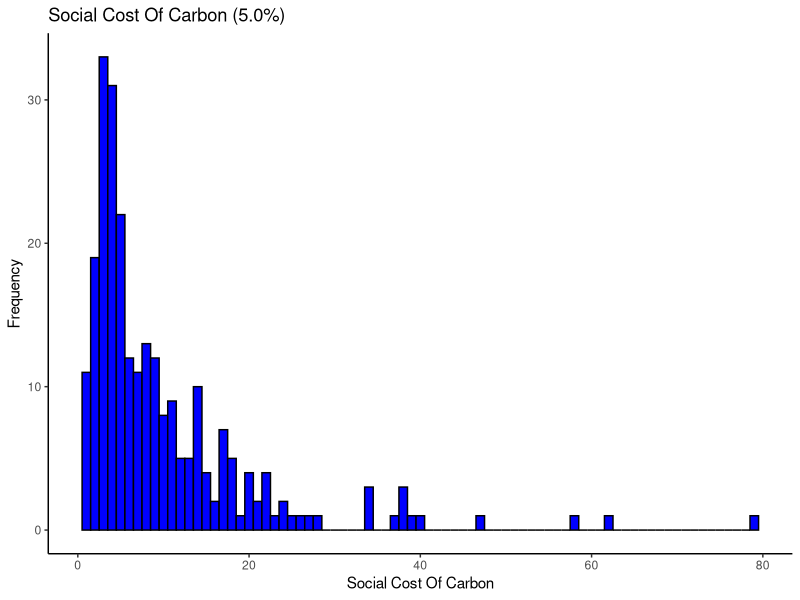
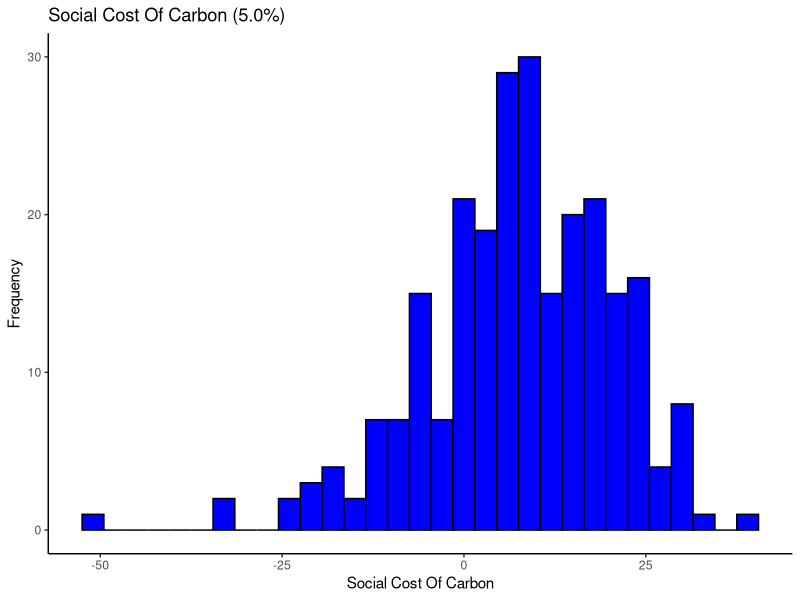
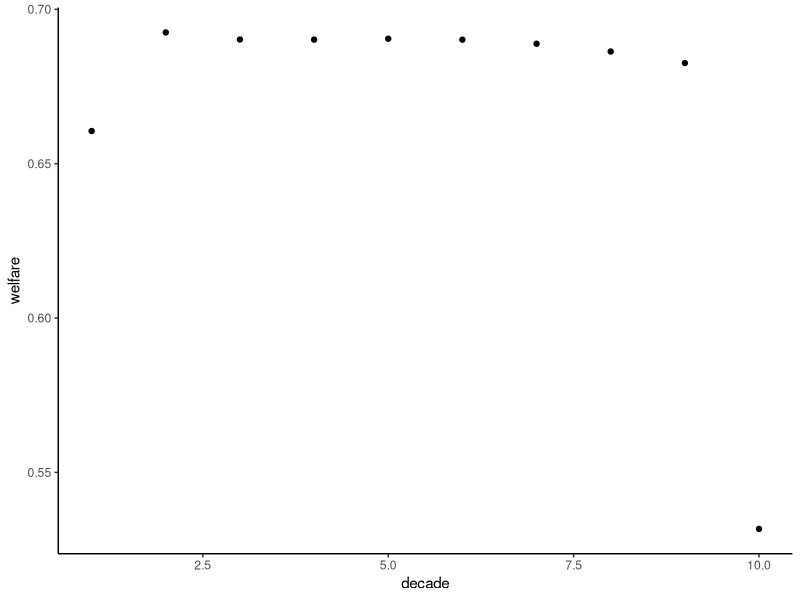
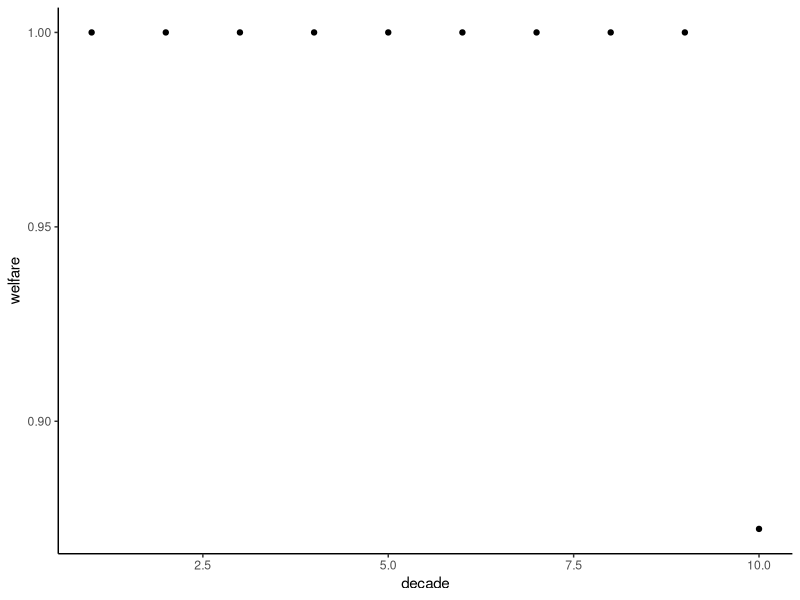
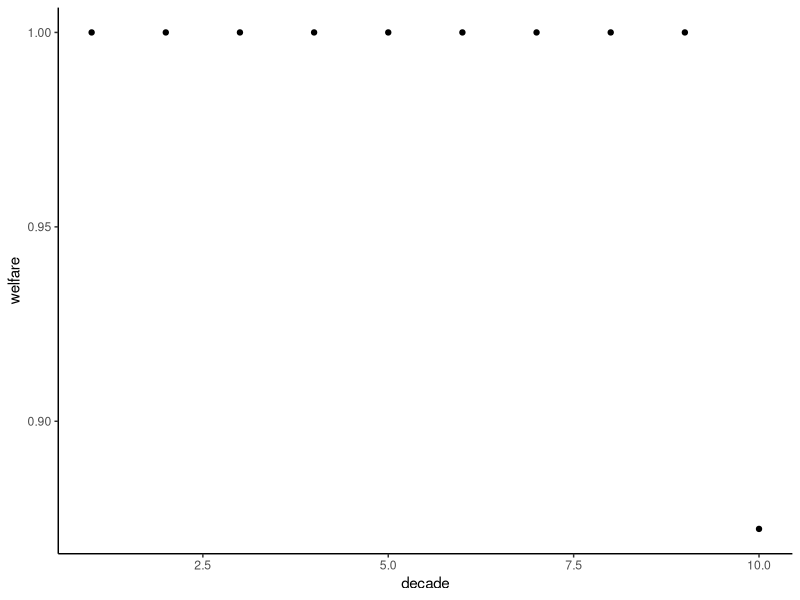
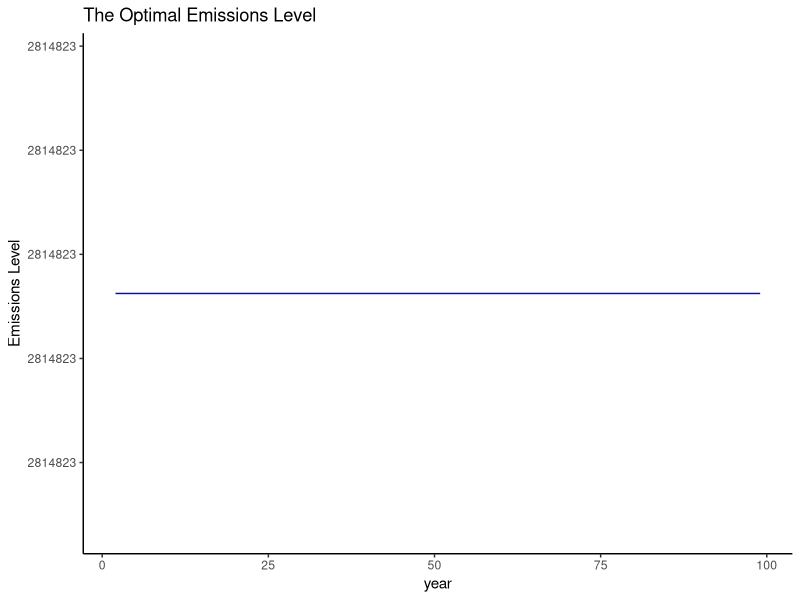

Here is the R script that generated these plots, in order:
## ---- chunk 1
knitr::opts_chunk$set(echo = TRUE)
## ---- chunk 2
library(tidyverse)
## ---- chunk 3
############################ START OF IAM FUNCTION ############################ 


    toy_IAM_SCC<-function(p_damage, p_climSens, p_discount) {


 
      
      
#######  Part 0a: Fixed Model parameters ###### 
    p_numSCC<-c(2)
    p_years<-c(291)

    # Fixed Economic parameters (LEAVE THIS ALONE FOR NOW)
    p_abatePct<-matrix(0,p_years) # zero abatement   
    p_abate<-c(.03)
    p_emInt_g<-c(-.005) # default at -.005
    p_enInt_g<-c(-.01) # default at -.01
    p_pop_g<-c(0.01) # default at .01   
    p_capShare<-c(.3) #default at .3
    p_capDep<-c(.1) #default at .1
    p_saving<-c(.22) #default at .22
    p_TFP_g<-c(.005)  #defult .005
    p_abateE<-c(2) #default 2
    
    # Fixed climate parameters (LEAVE THIS ALONE FOR NOW)
    p_carDecay<-400 #default 400
    p_climDelay<-c(.015) #default .015



###### Part 0b: Initial conditions (in 2010) ###### 
    

    # Economic
    ic_pop<-c(6900) # in millions
    ic_enInt<-c(5.98) # in EJ/$trill
    ic_emInt<-c(68.27) # in Mt CO2 /EJ            
    ic_K<-c(139.65) # $trill   
    ic_TFP<-c(.03)

    # Climate
    ic_preCO2<-c(275) # ppm
    ic_nowCO2<-c(380) # ppm
    ic_T<-c(0.8) # degree C above preindustrial


   # creating empty matrix
    year<-matrix(0,p_years,p_numSCC)    
    pop<-matrix(0, p_years,p_numSCC)
    enInt<-matrix(0, p_years,p_numSCC)
    emInt<-matrix(0, p_years,p_numSCC)    
    TFP<-matrix(0, p_years,p_numSCC)
    Y_gross<-matrix(0, p_years,p_numSCC)
    Y_netAbate<-matrix(0, p_years,p_numSCC)
    K<-matrix(0, p_years,p_numSCC)
    gdppc<-matrix(0, p_years,p_numSCC)
    CO2ppm<-matrix(0, p_years,p_numSCC)
    em_MtCO2<-matrix(0,p_years,p_numSCC)
    em_ppm<-matrix(0,p_years,p_numSCC)
    damageCost<-matrix(0,p_years,p_numSCC)
    Y_net<-matrix(0,p_years,p_numSCC)
    C<-matrix(0,p_years,p_numSCC)
    C_pc<-matrix(0,p_years,p_numSCC)
    Teq<-matrix(0,p_years,p_numSCC)
    T<-matrix(0,p_years,p_numSCC)
    em_SCC<-matrix(0,p_years, p_numSCC)
    abateCost<-matrix(0,p_years,p_numSCC)
    abateShare<-matrix(0,p_years,p_numSCC)
    climateShare<-matrix(0,p_years,p_numSCC)
    SCC<-matrix(0, p_numSCC)
    utility<-matrix(0,p_years,p_numSCC)
    welfare<-matrix(0,p_numSCC)
 
    
# looping over for SCC 
for (c in 1:p_numSCC) {

    # adding marginal emissions
    
    em_SCC[2,c]<-(c-1)/1e6
 
  
    ############################ Part 1a: economic model ################################## 
    ####### Part 1a: Getting exogenous changes in population, energy intensity, emissions intensity, TFP####### 

    # initializing for first period
    year[1,c]<-2010
    pop[1,c]<-ic_pop
    enInt[1,c]<-ic_enInt    
    emInt[1,c]<-ic_emInt
    TFP[1,c]<-ic_TFP

    # looping over future periods
    for (j in 2:p_years) {
      year[j,c]<-year[j-1,c]+1
      pop[j,c]=pop[j-1,c]*(1+p_pop_g)
      enInt[j,c]=enInt[j-1,c]*(1+p_enInt_g)
      emInt[j,c]=emInt[j-1,c]*(1+p_emInt_g)
      TFP[j,c]=TFP[j-1,c]*(1+p_TFP_g)
    }


    ######## Part 1b: Getting gross output, capital, emissions ############## 

    # initializing for first period
    #Part 1: Economic model w/o climate damages
    K[1,c]<-ic_K
    Y_gross[1,c]<-TFP[1,c]*K[1,c]^p_capShare*pop[1,c]^(1-p_capShare)
    abateShare[1,c]<-p_abate*p_abatePct[1]^p_abateE
    abateCost[1,c]<-abateShare[1,c]*Y_gross[1,c]
    Y_netAbate[1,c]=Y_gross[1,c]-abateCost[1,c]

    
    #Part 2: climate model
    #CO2 concentration
    CO2ppm[1,c]<-ic_nowCO2                      
    T[1,c]=ic_T

    #Part 3: Economic model with climate damages
    #climate damages
    climateShare[j,c]<-(p_damage*T[1,c]^2)/(1+p_damage*T[1,c]^2) # damage function
    damageCost[1,c]<-Y_gross[1,c]*climateShare[j,c]
    Y_net[1,c]<-Y_gross[1,c]-abateCost[1,c]-damageCost[1,c] # net of abate cost and damages output          
    C[1,c]<-Y_net[1,c]-p_saving*Y_net[1,c]
    C_pc[1,c]<-(C[1,c]/pop[1,c])*1000      
    K[1+1,c]<-(1-p_capDep)*K[1,c]+p_saving*Y_net[1,c]


    # looping over the rest of the years
    for (j in 2:p_years) {
      
      #Part 1: Economic model w/o climate damages
      
      #Economic output 
      #K[j,c]<-(1-p_capDep)*K[j-1,c]+p_saving*Y_gross[j-1,c]  
      
      
      K[j,c]<-(1-p_capDep)*K[j-1,c]+p_saving*Y_net[j-1,c]  
      Y_gross[j,c]<-TFP[j,c]*K[j,c]^p_capShare*pop[j,c]^(1-p_capShare)
      abateShare[j,c]<-p_abate*p_abatePct[j]^p_abateE
      abateCost[j,c]<-abateShare[j,c]*Y_gross[j,c]
      Y_netAbate[j,c]=Y_gross[j,c]-abateCost[j,c] 
      gdppc[j,c]=Y_netAbate[j,c]/pop[j,c]

      #emissions
      em_MtCO2[j,c]<-(pop[j,c]*gdppc[j,c]*enInt[j,c]*emInt[j,c])*(1-p_abatePct[j]) + em_SCC[j,c]
      em_ppm[j,c]<-em_MtCO2[j,c]/7810
      
      #Part 2: climate model
      
      #CO2 concentration
      CO2ppm[j,c]<-CO2ppm[j-1,c]+0.5*((em_ppm[j,c])- (CO2ppm[j-1,c]-(ic_preCO2))/(p_carDecay))                             
    
      #Radiative forcing
      rad_CO2_Wpm2<-5.35*log(CO2ppm[j,c]/ic_preCO2)

      # Converting to temperature  
      Teq[j,c]<-rad_CO2_Wpm2*(p_climSens/(5.3*log(2)))
      T[j,c]=T[j-1,c]+p_climDelay*(Teq[j,c]-T[j-1,c])

      #Part 3: Economic model with climate damages
      #climate damages
      climateShare[j,c]<-(p_damage*T[j,c]^2)/(1+p_damage*T[j,c]^2) # damage function
      damageCost[j,c]<-climateShare[j,c]*Y_gross[j,c]
      Y_net[j,c]<-Y_gross[j,c]-abateCost[j,c]-damageCost[j,c] # output net of damages          
      C[j,c]<-Y_net[j,c]-p_saving*Y_net[j,c] # consumption 
      C_pc[j,c]<-(C[j,c]/pop[j,c])*1000      
    }
 } 
 
 
###################### Part 3: calculating SCC ###################### 

#setup discount rate
disFactor<-matrix(1,p_years,1)

for(j in 2:p_years) {
    disFactor[j]<-1/(1+p_discount)^j
}

disMarDamage<-matrix(0,p_years, p_numSCC-1)

for (c in 1:p_numSCC-1) {
   disMarDamage[,c]=(damageCost[,c+1]-damageCost[,1])*1e12* disFactor[,1]
  SCC[c]=sum(disMarDamage[,c])
}
 
return(c(SCC[1,1]))
    }




############################ END OF FUNCTION ############################
## ---- chunk 4

#wrapper

p_damage = 0.009
p_climSens = 2.9
p_discount1.5 = 0.05
p_discount3.0 = 0.03
p_discount5.0 = 0.05
n = 250


p_damage_output = matrix(0,n, 1)
p_climSens_output = matrix(0,n, 1)
discount1.5_output = matrix(0,n, 1)
discount3_output = matrix(0,n, 1)
discount5_output = matrix(0,n, 1)

output = toy_IAM_SCC(p_damage, p_climSens, p_discount1.5)
output_vector = matrix(0, 250, 1)

## ---- chunk 5
output_1.5 = for(i in 1:250){
  p_climSens_output[i] = rlnorm(1, meanlog=0.95, sdlog=0.53)
  
  discount1.5_output[i] = toy_IAM_SCC(p_damage, p_climSens_output[i], 0.05)
  
}
#changed the discount rate issues with the code

mean(discount1.5_output) # = 312.3321
median(discount1.5_output) # = 283.8286
sd(discount1.5_output) # = 198.4625

#1.5%


## ---- chunk 6
 #mean = 35.75
 #median = 26.80
 #sd = 29.47
## ---- chunk 7
#mean = 10.0039
#median = 6.92559
#sd = 9.729807


## ---- chunk 8
discount = data.frame(discount1.5_output)

discount_plot = ggplot(data=discount) + 
  geom_histogram(aes(x = discount1.5_output), binwidth =1, color = "black", fill = "blue") + labs(x = "Social Cost Of Carbon", y = "Frequency", title = "Social Cost Of Carbon (5.0%)") + theme_classic()

discount_plot
## ---- chunk 9
for(i in 1:250){
  p_damage_output[i] = rnorm(1, mean=0.009, sd=0.015)
  
  discount1.5_output[i] = toy_IAM_SCC(p_damage_output[i], p_climSens, 0.05)
  
}
#1.5%
mean(discount1.5_output) # = 93.73911
median(discount1.5_output) # = 346.49
sd(discount1.5_output) # = 1003.298
## ---- chunk 10
#mean = 26.71
#median = 46.86
#sd = 97.64
## ---- chunk 11
#mean = 8.45
#median = 10.58
#sd = 14.22
## ---- chunk 12

discount_d = data.frame(discount1.5_output)

discountd_plot = ggplot(data=discount_d) + 
  geom_histogram(aes(x = discount1.5_output), binwidth=3, color = "black", fill = "blue") + labs(x = "Social Cost Of Carbon", y = "Frequency", title = "Social Cost Of Carbon (5.0%)") + theme_classic()

discountd_plot
## ---- chunk 13
############################ START OF IAM FUNCTION ############################ 


    toy_IAM_optimal<-function(p_abatePct, p_abate, p_damage, p_climSens, p_discount) {

  # expanding to 291 years      
  p_abatePct<-c(rep(p_abatePct[1], times=10),  rep(p_abatePct[2], times=10),  rep(p_abatePct[3], times=10),  rep(p_abatePct[4], times=10),  
               rep(p_abatePct[5], times=10),  rep(p_abatePct[6], times=10),  rep(p_abatePct[7], times=10),  rep(p_abatePct[8], times=10),  
               rep(p_abatePct[9], times=10),  rep(p_abatePct[10], times=201))      
      
      
#######  Part 0a: Fixed Model parameters ###### 

  p_numSCC<-c(2)
  p_years<-c(291)

    # Fixed Economic parameters (LEAVE THIS ALONE FOR NOW)
    p_emInt_g<-c(-.005) # default at -.005
    p_enInt_g<-c(-.01) # default at -.01
    p_pop_g<-c(0.01) # default at .01   
    p_capShare<-c(.3) #default at .3
    p_capDep<-c(.1) #default at .1
    p_saving<-c(.22) #default at .22
    p_TFP_g<-c(.005)  #defult .005
    p_abateE<-c(2.8) #default 2
    
    # Fixed climate parameters (LEAVE THIS ALONE FOR NOW)
    p_carDecay<-400 #default 400
    p_climDelay<-c(.015) #default .015



###### Part 0b: Initial conditions (in 2010) ###### 
    

    # Economic
    ic_pop<-c(6900) # in millions
    ic_enInt<-c(5.98) # in EJ/$trill
    ic_emInt<-c(68.27) # in Mt CO2 /EJ            
    ic_K<-c(139.65) # $trill   
    ic_TFP<-c(.03)

    # Climate
    ic_preCO2<-c(275) # ppm
    ic_nowCO2<-c(380) # ppm
    ic_T<-c(0.8) # degree C above preindustrial


   # creating empty matrix
    year<-matrix(0,p_years,p_numSCC)    
    pop<-matrix(0, p_years,p_numSCC)
    enInt<-matrix(0, p_years,p_numSCC)
    emInt<-matrix(0, p_years,p_numSCC)    
    TFP<-matrix(0, p_years,p_numSCC)
    Y_gross<-matrix(0, p_years,p_numSCC)
    Y_netAbate<-matrix(0, p_years,p_numSCC)
    K<-matrix(0, p_years,p_numSCC)
    gdppc<-matrix(0, p_years,p_numSCC)
    CO2ppm<-matrix(0, p_years,p_numSCC)
    em_MtCO2<-matrix(0,p_years,p_numSCC)
    em_ppm<-matrix(0,p_years,p_numSCC)
    damageCost<-matrix(0,p_years,p_numSCC)
    Y_net<-matrix(0,p_years,p_numSCC)
    C<-matrix(0,p_years,p_numSCC)
    C_pc<-matrix(0,p_years,p_numSCC)
    Teq<-matrix(0,p_years,p_numSCC)
    T<-matrix(0,p_years,p_numSCC)
    em_SCC<-matrix(0,p_years, p_numSCC)
    abateCost<-matrix(0,p_years,p_numSCC)
    abateShare<-matrix(0,p_years,p_numSCC)
    climateShare<-matrix(0,p_years,p_numSCC)
    SCC<-matrix(0, p_numSCC)
    utility<-matrix(0,p_years,p_numSCC)
    welfare<-matrix(0,p_numSCC)
 
    
# looping over for SCC 
for (c in 1:p_numSCC) {

    # adding marginal emissions
    
    em_SCC[2,c]<-(c-1)/1e6

    ############################ Part 1a: economic model ################################## 
    ####### Part 1a: Getting exogenous changes in population, energy intensity, emissions intensity, TFP####### 

    # initializing for first period
    year[1,c]<-2010
    pop[1,c]<-ic_pop
    enInt[1,c]<-ic_enInt    
    emInt[1,c]<-ic_emInt
    TFP[1,c]<-ic_TFP

    # looping over future periods
    for (j in 2:p_years) {
      year[j,c]<-year[j-1,c]+1
      pop[j,c]=pop[j-1,c]*(1+p_pop_g)
      enInt[j,c]=enInt[j-1,c]*(1+p_enInt_g)
      emInt[j,c]=emInt[j-1,c]*(1+p_emInt_g)
      TFP[j,c]=TFP[j-1,c]*(1+p_TFP_g)
    }


    ######## Part 1b: Getting gross output, capital, emissions ############## 

    # initializing for first period
    #Part 1: Economic model w/o climate damages
    K[1,c]<-ic_K
    Y_gross[1,c]<-TFP[1,c]*K[1,c]^p_capShare*pop[1,c]^(1-p_capShare)
    abateShare[1,c]<-p_abate*p_abatePct[1]^p_abateE
    abateCost[1,c]<-abateShare[1,c]*Y_gross[1,c]
    Y_netAbate[1,c]=Y_gross[1,c]-abateCost[1,c]

    
    #Part 2: climate model
    #CO2 concentration
    CO2ppm[1,c]<-ic_nowCO2                      
    T[1,c]=ic_T

    #Part 3: Economic model with climate damages
    #climate damages
    climateShare[j,c]<-(p_damage*T[1,c]^2)/(1+p_damage*T[1,c]^2) # damage function
    damageCost[1,c]<-Y_gross[1,c]*climateShare[j,c]
    Y_net[1,c]<-Y_gross[1,c]-abateCost[1,c]-damageCost[1,c] # net of abate cost and damages output          
    C[1,c]<-Y_net[1,c]-p_saving*Y_net[1,c]
    C_pc[1,c]<-(C[1,c]/pop[1,c])*1000      
    K[1+1,c]<-(1-p_capDep)*K[1,c]+p_saving*Y_net[1,c]


    # looping over the rest of the years
    for (j in 2:p_years) {
      
      #Part 1: Economic model w/o climate damages
      
      #Economic output 
      #K[j,c]<-(1-p_capDep)*K[j-1,c]+p_saving*Y_gross[j-1,c]  
      
      
      K[j,c]<-(1-p_capDep)*K[j-1,c]+p_saving*Y_net[j-1,c]  
      Y_gross[j,c]<-TFP[j,c]*K[j,c]^p_capShare*pop[j,c]^(1-p_capShare)
      abateShare[j,c]<-p_abate*p_abatePct[j]^p_abateE
      abateCost[j,c]<-abateShare[j,c]*Y_gross[j,c]
      Y_netAbate[j,c]=Y_gross[j,c]-abateCost[j,c] 
      gdppc[j,c]=Y_netAbate[j,c]/pop[j,c]

      #emissions
      em_MtCO2[j,c]<-(pop[j,c]*gdppc[j,c]*enInt[j,c]*emInt[j,c])*(1-p_abatePct[j]) + em_SCC[j,c]
      em_ppm[j,c]<-em_MtCO2[j,c]/7810
      
      #Part 2: climate model
      
      #CO2 concentration
      CO2ppm[j,c]<-CO2ppm[j-1,c]+0.5*((em_ppm[j,c])- (CO2ppm[j-1,c]-(ic_preCO2))/(p_carDecay))                             
    
      #Radiative forcing
      rad_CO2_Wpm2<-5.35*log(CO2ppm[j,c]/ic_preCO2)

      # Converting to temperature  
      Teq[j,c]<-rad_CO2_Wpm2*(p_climSens/(5.3*log(2)))
      T[j,c]=T[j-1,c]+p_climDelay*(Teq[j,c]-T[j-1,c])

      #Part 3: Economic model with climate damages
      #climate damages
      climateShare[j,c]<-(p_damage*T[j,c]^2)/(1+p_damage*T[j,c]^2) # damage function
      damageCost[j,c]<-climateShare[j,c]*Y_gross[j,c]
      Y_net[j,c]<-Y_gross[j,c]-abateCost[j,c]-damageCost[j,c] # output net of damages          
      C[j,c]<-Y_net[j,c]-p_saving*Y_net[j,c] # consumption 
      C_pc[j,c]<-(C[j,c]/pop[j,c])*1000      
    }
 } 
 
 
###################### Part 3: calculating SCC ###################### 

#setup discount rate
disFactor<-matrix(1,p_years,1)

for(j in 2:p_years) {
    disFactor[j]<-1/(1+p_discount)^j
}

#disMarConsumption<-matrix(0,p_years, p_numSCC-1)


disMarDamage<-matrix(0,p_years, p_numSCC-1)

for (c in 1:p_numSCC-1) {
   disMarDamage[,c]=(damageCost[,c+1]-damageCost[,1])*1e12* disFactor[,1]
#    disMarConsumption[,c]=(C[,c+1]-C[,1])*1e12* disFactor[,1]
  
SCC[c]=sum(disMarDamage[,c])
#  SCC[c]=sum(disMarConsumption)
}
 

###################### Part 4: Calculating welfare ###################### 

for (c in 1:p_numSCC-1) {
    utility[,c]<-log(C_pc[,c])*disFactor[,1]* pop[,c]
    welfare[c]<-sum(utility[,c])
}
welfare<-welfare[1]

return(c(welfare))

}



############################ END OF FUNCTION ############################ 
## ---- chunk 14
p_climSens = 2.9
p_damage = 0.009
p_abate = 0.03
p_discount = 0.015



# welfare decreases as discount increases


# optimization

p_abatePct = matrix(0,10)
opt_welfare_BAU = optim(p_abatePct, toy_IAM_optimal,
                    method = "L-BFGS", lower = rep(0,10), upper = rep(1,10),
                    control=list(fnscale=-1, maxit=500),
                    p_abate=p_abate, p_damage=p_damage,
                    p_climSens=p_climSens, p_discount=p_discount)
opt_welfare_BAU

opt_welfare_0.01 = optim(p_abatePct, toy_IAM_optimal,
                    method = "L-BFGS", lower = rep(0,10), upper = rep(1,10),
                    control=list(fnscale=-1, maxit=500),
                    p_abate=0.01, p_damage=p_damage,
                    p_climSens=p_climSens, p_discount=p_discount)

opt_welfare_0.01

opt_welfare_0.1 = optim(p_abatePct, toy_IAM_optimal,
                    method = "L-BFGS", lower = rep(0,10), upper = rep(1,10),
                    control=list(fnscale=-1, maxit=500),
                    p_abate=0.1, p_damage=p_damage,
                    p_climSens=p_climSens, p_discount=p_discount)

opt_welfare_0.1

BAUwelfare = data.frame(opt_welfare_BAU$par)

df2 = data.frame(1:10)

welfareBAU = cbind(df2, BAUwelfare) %>% 
  rename("decade" = 'X1.10', "welfare" = 'opt_welfare_BAU.par')

welfareBAU_plot = ggplot(data = welfareBAU) + 
  geom_point(aes(x = decade, y = welfare)) +
  theme_classic()

welfareBAU_plot

welfare01 = data.frame(opt_welfare_0.01$par)

welfare01_2 = cbind(df2, welfare01) %>% 
  rename("decade" = 'X1.10', "welfare" = 'opt_welfare_0.01.par')

welfare01_plot = ggplot(data = welfare01_2) + 
  geom_point(aes(x = decade, y = welfare)) +
  theme_classic()

welfare01_plot

welfare1 = data.frame(opt_welfare_0.1$par)

welfare1_2 = cbind(df2, welfare1) %>% 
  rename("decade" = 'X1.10', "welfare" = 'opt_welfare_0.1.par')

welfare1_plot = ggplot(data = welfare01_2) + 
  geom_point(aes(x = decade, y = welfare)) +
  theme_classic()

welfare1_plot

plot_emissons = data.frame(year = 1:582, em_level = toy_IAM_optimal(opt_welfare_BAU$par, p_abate = 0.03, p_damage = p_damage, p_climSens = p_climSens, p_discount = p_discount)) %>% 
  filter(year < 100) %>% 
  filter(year > 1)

ggplot(data = plot_emissons) + 
  geom_line(aes(x = year, y = em_level), color = "blue") +
  labs(x = "year", y = "Emissions Level", title = "The Optimal Emissions Level") + theme_classic()
